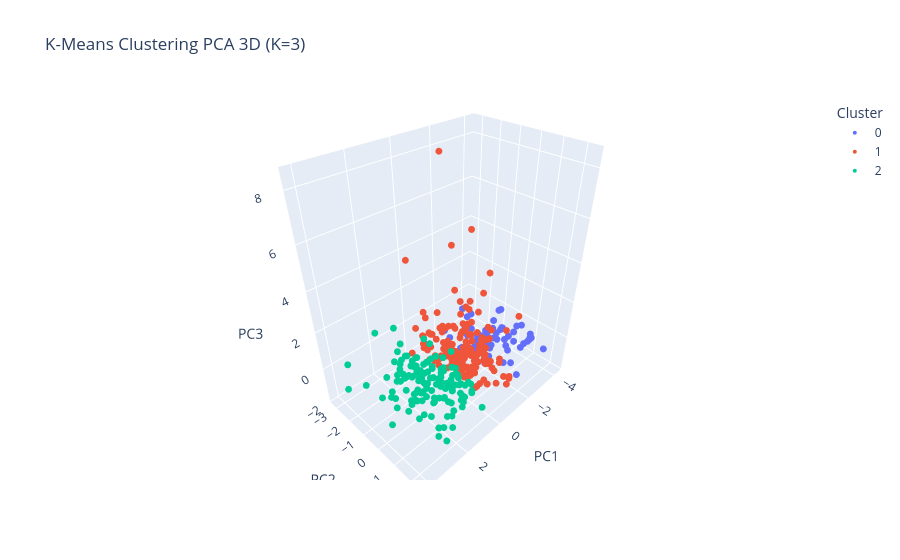

The notebook cell this image was saved under:
### Markdown cell above
Scatter Plot K-means

### Code cell
# PCA 3D
pca = PCA(n_components=3)
data_pca = pca.fit_transform(df_scaled)

df_pca = pd.DataFrame(
    data_pca,
    columns=['PC1', 'PC2', 'PC3']
)

df_pca['Cluster'] = kmeans_labels.astype(str)

fig = px.scatter_3d(
    df_pca,
    x='PC1',
    y='PC2',
    z='PC3',
    color='Cluster',
    title=f'K-Means Clustering PCA 3D (K={k_optimal})'
)

fig.update_traces(marker=dict(size=4))
fig.show()

### Figure 1 — Plotly figure (JSON) as saved in the notebook; plotly's stock layout.template omitted (floating-point values rounded to 4 significant figures; data arrays with more than 128 entries replaced by an {"elided": "..."} marker saying what was removed)
{"data": [{"hovertemplate": "Cluster=0<br>PC1=%{x}<br>PC2=%{y}<br>PC3=%{z}<extra></extra>", "legendgroup": "0", "marker": {"color": "#636efa", "size": 4, "symbol": "circle"}, "mode": "markers", "name": "0", "scene": "scene", "showlegend": true, "type": "scatter3d", "x": [-2.315, -2.464, -2.288, -2.624, -1.804, -1.69, -1.508, -1.924, -2.62, -1.995, -1.648, -1.397, -1.971, -2.14, -1.389, -3.187, -2.648, -3.638, -3.315, -2.823, -3.152, -4.312, -1.944, -4.15, -2.737, -2.878, -3.201, -4.157, -1.73, -3.813, -1.861, -2.724, -3.208, -2.4, -2.295, -2.166, -1.692, -1.547, -2.453, -1.714, -2.128, -2.893, -2.581, -3.981, -3.504, -2.94, -1.726, -1.451, -1.612, -3.821, -1.753, -1.915, -2.245, -3.652, -2.414, -1.598, -2.076, -2.871, -2.618, -2.008, -2.611, -2.464, -2.73, -3.034], "y": [-0.3419, -0.351, -1.812, 1.894, 1.973, 0.4486, -1.894, -0.3214, 0.3581, 0.4114, -0.2947, -1.061, -0.3172, 1.93, 0.4795, 0.3533, -1.958, 0.3198, -0.4628, -1.234, 0.2835, 0.2747, -2.707, 1.021, -0.4182, 0.3757, 0.3533, 1.756, 0.4443, 1.044, -0.2956, -1.888, 1.088, -0.3957, -0.3397, 0.4618, -0.2895, -0.3495, 0.3524, 0.524, -1.061, -1.234, 1.063, 1.032, -0.5442, -0.3953, 1.262, -1.203, -1.145, -0.4966, -0.3507, -1.097, -0.3845, -0.4853, -0.3957, -0.3395, -0.3732, -0.3593, 1.896, 1.228, 1.161, 1.186, -0.4882, -1.911], "z": [-0.006012, -0.2404, 0.4917, 0.9471, -0.856, -0.6942, -0.9062, -0.4839, 0.4049, 0.1977, -0.2318, -0.9908, -0.2366, 0.7287, -0.9062, -0.4738, -0.9239, -0.4972, -0.8357, -1.175, -1.089, -0.4937, -1.206, -0.7467, -0.7937, -0.4626, -0.4673, -0.9988, -0.2236, -0.7485, -0.6635, -0.2895, -0.7194, -0.7955, -0.2413, 1.703, -0.09888, -0.5742, 1.536, 0.02763, -0.2124, -1.143, -1.299, -0.7476, -1.424, 0.2013, -0.5612, -1.713, -1.117, -0.8331, -0.786, -0.533, -0.7898, -0.834, -0.789, -0.7804, -0.7907, -0.2105, 0.7184, -0.019, 0.9705, 0.1874, -1.396, -0.3007]}, {"hovertemplate": "Cluster=1<br>PC1=%{x}<br>PC2=%{y}<br>PC3=%{z}<extra></extra>", "legendgroup": "1", "marker": {"color": "#EF553B", "size": 4, "symbol": "circle"}, "mode": "markers", "name": "1", "scene": "scene", "showlegend": true, "type": "scatter3d", "x": {"elided": "181 float values"}, "y": {"elided": "181 float values"}, "z": {"elided": "181 float values"}}, {"hovertemplate": "Cluster=2<br>PC1=%{x}<br>PC2=%{y}<br>PC3=%{z}<extra></extra>", "legendgroup": "2", "marker": {"color": "#00cc96", "size": 4, "symbol": "circle"}, "mode": "markers", "name": "2", "scene": "scene", "showlegend": true, "type": "scatter3d", "x": {"elided": "141 float values"}, "y": {"elided": "141 float values"}, "z": {"elided": "141 float values"}}], "layout": {"legend": {"title": {"text": "Cluster"}, "tracegroupgap": 0}, "scene": {"domain": {"x": [0, 1], "y": [0, 1]}, "xaxis": {"title": {"text": "PC1"}}, "yaxis": {"title": {"text": "PC2"}}, "zaxis": {"title": {"text": "PC3"}}}, "title": {"text": "K-Means Clustering PCA 3D (K=3)"}}}
